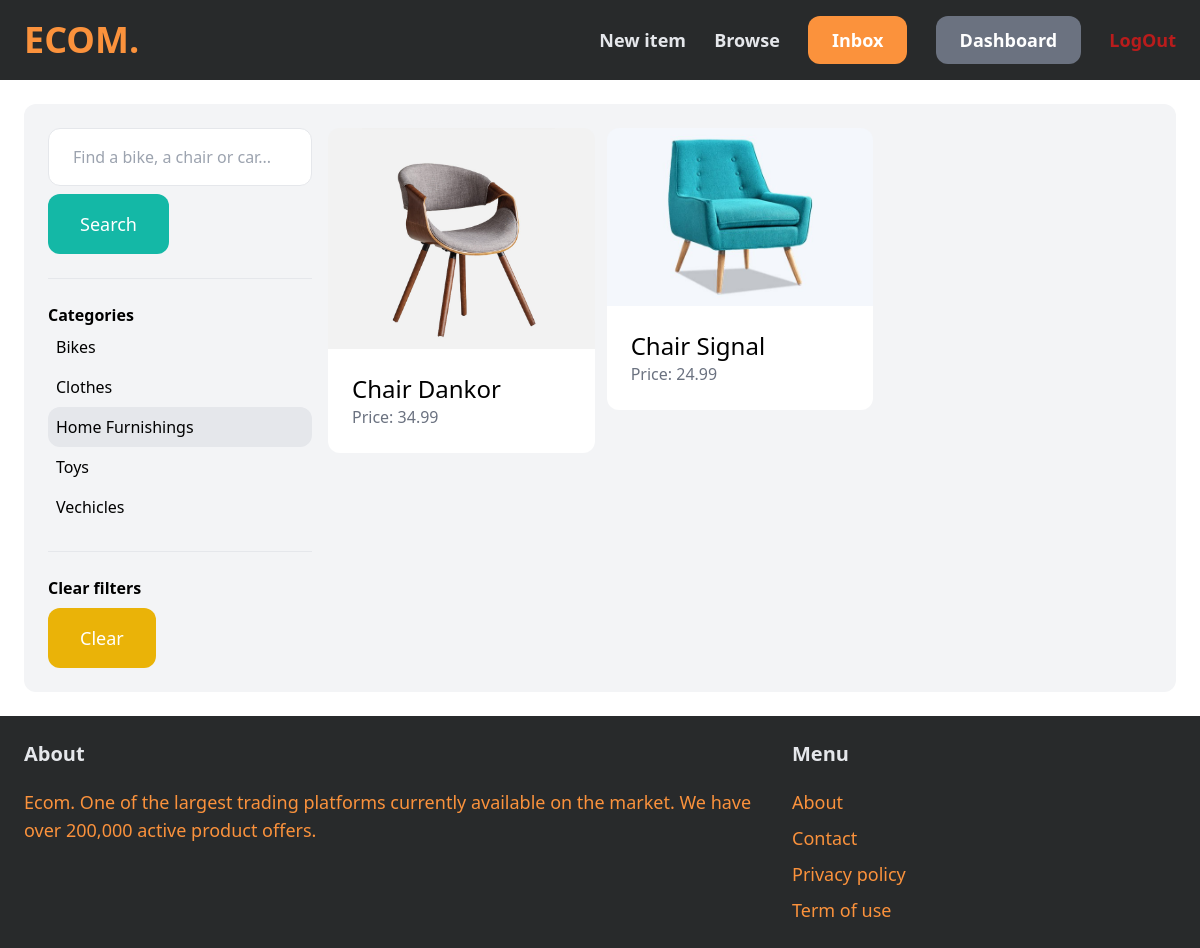
The page /items/?query=&category=3 (signed in) on the database its author committed.
### item/models.py (models this page shows, shortened)
class Category(models.Model):
    name = models.CharField(max_length=255)
    class Meta:
        ordering = ('name',)
        verbose_name_plural = 'Categories'

class Item(models.Model):
    category = models.ForeignKey(Category, related_name='items', on_delete=models.CASCADE)
    name = models.CharField(max_length=255)
    description = models.TextField(blank=True, null=True)
    price = models.FloatField()
    image = models.ImageField(upload_to='item_images', blank=True, null=True)
    is_sold = models.BooleanField(default=False)
    created_by = models.ForeignKey(User, related_name='items', on_delete=models.CASCADE)
    created_at = models.DateTimeField(auto_now_add=True)

### item/views.py (the view)
# urls.py: path('items/', include('item.urls')),
def items(request):
    query = request.GET.get('query', '')
    category_id = request.GET.get('category', 0)
    categories = Category.objects.all()
    items = Item.objects.filter(is_sold=False)
    if category_id:
        items = items.filter(category_id=category_id)
    if query:
        items = items.filter(Q(name__icontains=query) | Q(description__icontains=query))
    return render(request, 'item/items.html', {
        'items': items,
        'query': query,
        'categories': categories,
        'category_id': int(category_id)
    })

### item/templates/item/items.html (shortened to what this page needs)
{% extends 'core/base.html' %}
{% block content %}
    <div class="rounded-xl p-6 grid grid-cols-4 gap-4 bg-gray-100">
        <div class="col-span-1">
            <form method="get" action="{% url 'item:items' %}">
                <input name="query" class="w-full py-4 px-6 border rounded-xl" type="text" value="{{ query }}" placeholder="Find a bike, a chair or car...">
                <button class="mt-2 py-4 px-8 text-lg bg-teal-500 text-white rounded-xl">Search</button>
            </form>
            <hr class="my-6">
            <p class="font-semibold">Categories</p>
            <ul>
                {% for category in categories %}
                    <li class="py-2 px-2 rounded-xl{% if category.id == category_id %} bg-gray-200{% endif %}">
                        <a href="{% url 'item:items' %}?query={{ query }}&category={{ category.id }}">{{ category.name }}</a>
                    </li>
                {% endfor %}
            </ul>
            <hr class="my-6">
            <p class="font-semibold">Clear filters</p>
            <ul>
                <li><a href="{% url 'item:items' %}" class="mt-2 py-4 px-8 inline-block bg-yellow-500 text-lg rounded-xl text-white">Clear</a>
        </div>
        <div class="col-span-3">
            <div class="grid grid-cols-3 gap-3">
                {% for item in items %}
                    <div>
                        <a href="{% url 'item:detail' item.id %}">
                            <div>
                                <img src="{{ item.image.url }}" class="rounded-t-xl">
                            </div>
                            <div class="p-6 bg-white rounded-b-xl">
                                <h2 class="text-2xl">{{ item.name }}</h2>
                                <p class="text-gray-500">Price: {{ item.price }}</p>
                            </div>
                        </a>
                    </div>
                {% endfor %}
            </div>
        </div>
    </div>
{% endblock %}

### rows shown on the page
Category: name "Bikes"
Category: name "Clothes"
Category: name "Home Furnishings"
Category: name "Toys"
Category: name "Vechicles"
Item: image (picture), name "Chair Dankor", price "34.99"
Item: image (picture), name "Chair Signal", price "24.99"
